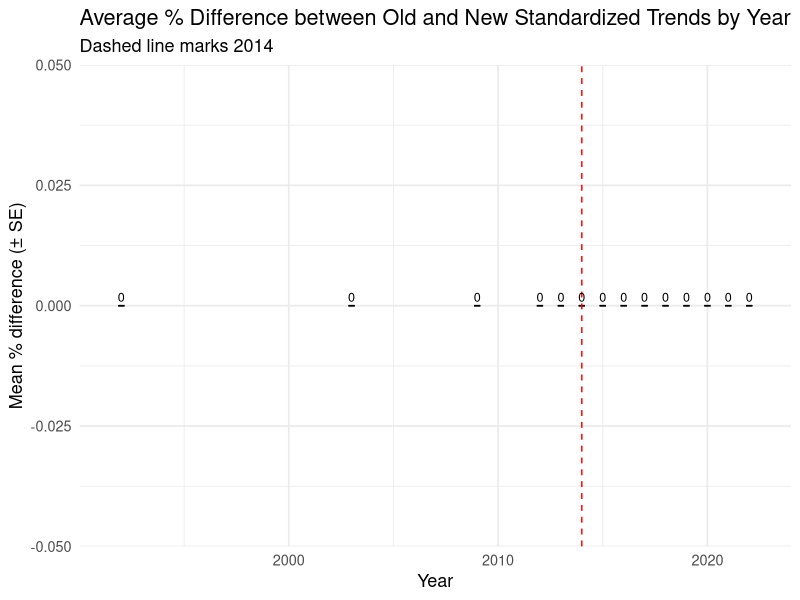
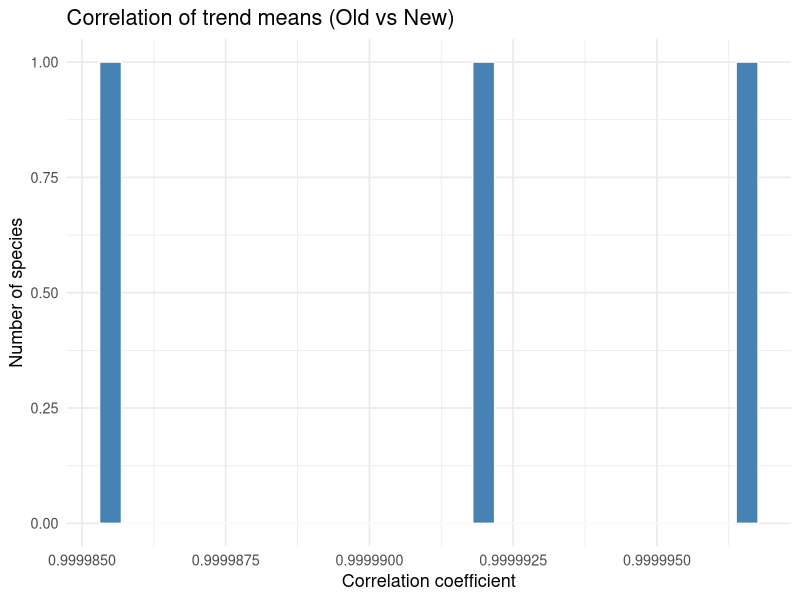
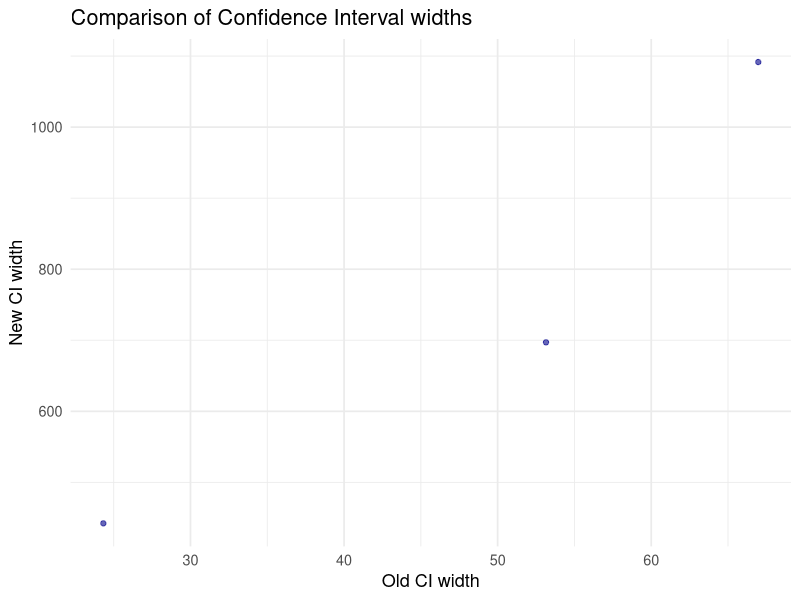
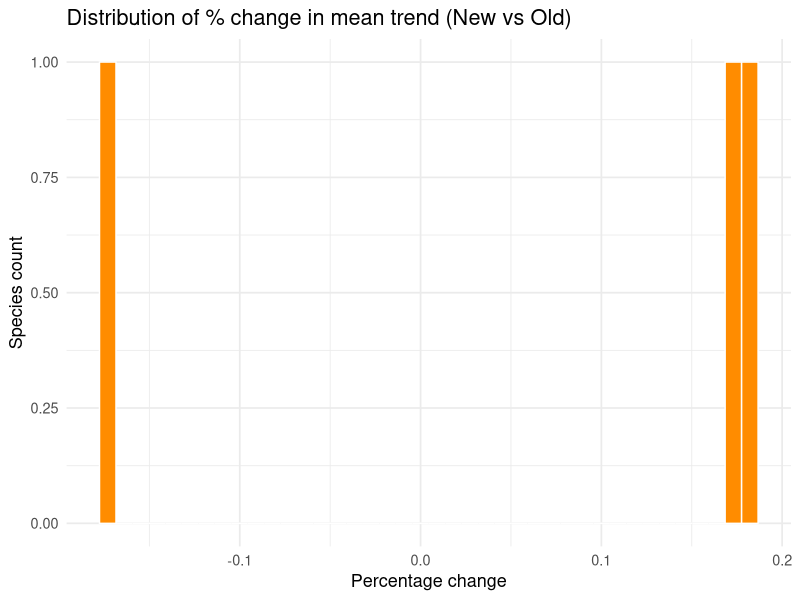
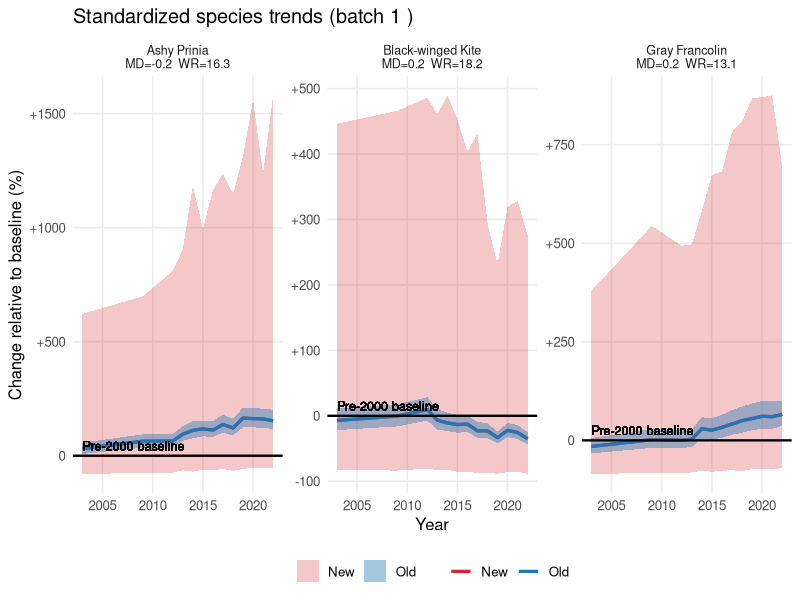

These figures' R source, in order:
# ==========================================================
# Compare OLD vs NEW population trend outputs (safe, full)
# ==========================================================

# Load libraries
library(dplyr)
library(tidyr)
library(ggplot2)
library(purrr)

# -----------------------------
# 1. Read and prepare the data
# -----------------------------
cols <- c(1, 2, 6, 7, 8, 9, 10, 11, 12, 13, 14)
colnames <- c("timegroups", "COMMON.NAME", "lci", "mean", "rci",
              "lci_std", "mean_std", "rci_std",
              "lci_std_recent", "mean_std_recent", "rci_std_recent")

old <- read.csv("01_analyses_full/results/trends_test_run.csv")[cols] # Change file name
new <- read.csv("01_analyses_full/results/trends_test_predinterval.csv")[cols] # Change file name


names(old) <- colnames
names(new) <- colnames

# -----------------------------
# 2. Combine datasets
# -----------------------------
combined <- old %>%
  rename(lci_old = lci, mean_old = mean, rci_old = rci,
         lci_std_old = lci_std, mean_std_old = mean_std, rci_std_old = rci_std,
         lci_std_recent_old = lci_std_recent, mean_std_recent_old = mean_std_recent, rci_std_recent_old = rci_std_recent) %>%
  inner_join(new %>%
               rename(lci_new = lci, mean_new = mean, rci_new = rci,
                      lci_std_new = lci_std, mean_std_new = mean_std, rci_std_new = rci_std,
                      lci_std_recent_new = lci_std_recent, mean_std_recent_new = mean_std_recent, rci_std_recent_new = rci_std_recent),
             by = c("COMMON.NAME", "timegroups")) %>%
  filter(!is.na(mean_old) & !is.na(mean_new))

# -----------------------------
# 3. Compute summary statistics (baseline-aware MD)
# -----------------------------
trend_summary <- combined %>%
  group_by(COMMON.NAME) %>%
  group_modify(~{
    df <- .x
    use_recent <- !any(df$timegroups == 1992)
    
    if (use_recent) {
      df <- df %>%
        mutate(
          mean_old_used = mean_std_recent_old,
          mean_new_used = mean_std_recent_new,
          lci_old_used  = lci_std_recent_old,
          lci_new_used  = lci_std_recent_new,
          rci_old_used  = rci_std_recent_old,
          rci_new_used  = rci_std_recent_new
        )
    } else {
      df <- df %>%
        mutate(
          mean_old_used = mean_std_old,
          mean_new_used = mean_std_new,
          lci_old_used  = lci_std_old,
          lci_new_used  = lci_std_new,
          rci_old_used  = rci_std_old,
          rci_new_used  = rci_std_new
        )
    }
    
    baseline <- 100
    dev_old <- abs(df$mean_old_used - baseline)
    dev_new <- abs(df$mean_new_used - baseline)
    mean_dev <- mean(dev_old + dev_new, na.rm = TRUE)
    
    tibble(
      n_points = nrow(df),
      mean_diff = mean_dev,
      mean_pct_diff = mean((df$mean_new_used - df$mean_old_used) / df$mean_old_used, na.rm = TRUE) * 100,
      corr_means = if (sum(!is.na(df$mean_old_used) & !is.na(df$mean_new_used)) > 1)
        cor(df$mean_old_used, df$mean_new_used, use = "complete.obs") else NA_real_,
      lci_range_diff = mean(df$lci_new_used - df$lci_old_used, na.rm = TRUE),
      rci_range_diff = mean(df$rci_new_used - df$rci_old_used, na.rm = TRUE),
      mean_width_old = mean(df$rci_old_used - df$lci_old_used, na.rm = TRUE),
      mean_width_new = mean(df$rci_new_used - df$lci_new_used, na.rm = TRUE),
      width_ratio = mean_width_new / mean_width_old
    )
  }) %>%
  ungroup() %>%
  mutate(width_ratio = ifelse(is.infinite(width_ratio) | is.na(width_ratio), NA, width_ratio))


write.csv(trend_summary, "01_analyses_full/results/trend_summary.csv")


# -----------------------------
# 4. Compute yearly differences (baseline-aware MD)
# -----------------------------
yearly_diff <- combined %>%
  mutate(
    mean_old_used = ifelse(!any(timegroups == 1992), mean_std_recent_old, mean_std_old),
    mean_new_used = ifelse(!any(timegroups == 1992), mean_std_recent_new, mean_std_new)
  ) %>%
  group_by(timegroups) %>%
  summarise(
    mean_abs_diff = mean(abs(mean_old_used - 100) + abs(mean_new_used - 100), na.rm = TRUE),
    
    # safe percentage difference: only compute where mean_old_used != 0
    mean_pct_diff = mean(
      ifelse(!is.na(mean_old_used) & mean_old_used != 0,
             (mean_new_used - mean_old_used) / mean_old_used,
             NA_real_), 
      na.rm = TRUE
    ) * 100,
    
    sd_pct_diff = sd(
      ifelse(!is.na(mean_old_used) & mean_old_used != 0,
             (mean_new_used - mean_old_used) / mean_old_used,
             NA_real_), 
      na.rm = TRUE
    ) * 100,
    
    n_species = sum(!is.na(mean_old_used) & !is.na(mean_new_used)),
    .groups = "drop"
  ) %>%
  mutate(
    se_pct_diff = ifelse(n_species > 0, sd_pct_diff / sqrt(n_species), NA)
  )

# Plot yearly mean % differences
p_yearly <- ggplot(yearly_diff, aes(x = timegroups, y = mean_pct_diff)) +
  geom_col(fill = "steelblue", alpha = 0.85) +
  geom_errorbar(aes(ymin = mean_pct_diff - se_pct_diff,
                    ymax = mean_pct_diff + se_pct_diff),
                width = 0.3, color = "black") +
  geom_vline(xintercept = 2014, linetype = "dashed", color = "red") +
  geom_text(aes(label = round(mean_pct_diff, 1)),
            vjust = -0.4, size = 3.2, color = "black") +
  labs(
    title = "Average % Difference between Old and New Standardized Trends by Year",
    subtitle = "Dashed line marks 2014",
    x = "Year",
    y = "Mean % difference (± SE)"
  ) +
  theme_minimal(base_size = 13)

ggsave("01_analyses_full/results/Yearly_Mean_Difference.jpg", plot = p_yearly, width = 12, height = 8, dpi = 300, bg = "white")

# -----------------------------
# 5. Other visualisations
# -----------------------------
# 5a. Correlation histogram
p_corr <- ggplot(trend_summary, aes(x = corr_means)) +
  geom_histogram(bins = 30, fill = "steelblue", color = "white") +
  labs(title = "Correlation of trend means (Old vs New)",
       x = "Correlation coefficient", y = "Number of species") +
  theme_minimal(base_size = 13)
ggsave("01_analyses_full/results/Correlation_of_Means.jpg", plot = p_corr, width = 12, height = 8, dpi = 300, bg = "white")

# 5b. CI width scatter
p_ci <- ggplot(trend_summary, aes(x = mean_width_old, y = mean_width_new)) +
  geom_point(alpha = 0.6, color = "darkblue") +
  geom_abline(slope = 1, intercept = 0, color = "red", linetype = "dashed") +
  labs(title = "Comparison of Confidence Interval widths",
       x = "Old CI width", y = "New CI width") +
  theme_minimal(base_size = 13)
ggsave("01_analyses_full/results/CI_Width_Scatter.jpg", plot = p_ci, width = 12, height = 8, dpi = 300, bg = "white")

# 5c. Distribution of % mean change
p_pct <- ggplot(trend_summary, aes(x = mean_pct_diff)) +
  geom_histogram(bins = 40, fill = "darkorange", color = "white") +
  labs(title = "Distribution of % change in mean trend (New vs Old)",
       x = "Percentage change", y = "Species count") +
  theme_minimal(base_size = 13)
ggsave("01_analyses_full/results/Distribution_Percent_Mean_Change.jpg", plot = p_pct, width = 12, height = 8, dpi = 300, bg = "white")

# -----------------------------
# 6. Top species with biggest changes
# -----------------------------
top_changes <- trend_summary %>%
  arrange(desc(abs(mean_pct_diff))) %>%
  slice_head(n = 10)
write.csv(top_changes, "01_analyses_full/results/top_changes.csv")

# -----------------------------
# 7. Bottom species with least changes
# -----------------------------
bottom_changes <- trend_summary %>%
  arrange(desc(abs(mean_pct_diff))) %>%
  slice_tail(n = 10)

# -----------------------------
# 8. Prepare batches for 5x5 plots
# -----------------------------
trend_summary <- trend_summary %>%
  arrange(desc(abs(mean_pct_diff)))

species_batches <- split(trend_summary$COMMON.NAME,
                         ceiling(seq_along(trend_summary$COMMON.NAME) / 25))




library(dplyr)
library(ggplot2)
library(tidyr)

i <- 1
  species_set <- species_batches[[i]]
  
  label_data <- trend_summary %>%
    filter(COMMON.NAME %in% species_set) %>%
    dplyr::select(COMMON.NAME, mean_pct_diff, width_ratio)
  
  plot_data_list <- lapply(species_set, function(sp) {
    sp_data <- combined %>% filter(COMMON.NAME == sp)
    
    # --- choose baseline variant
    use_recent <- !any(sp_data$timegroups == 1992)
    if (use_recent) {
      sp_data <- sp_data %>%
        mutate(
          mean_std_old = mean_std_recent_old,
          mean_std_new = mean_std_recent_new,
          lci_std_old  = lci_std_recent_old,
          rci_std_old  = rci_std_recent_old,
          lci_std_new  = lci_std_recent_new,
          rci_std_new  = rci_std_recent_new,
          baseline_year = 2015,
          baseline_label = "2015 baseline"
        )
    } else {
      sp_data <- sp_data %>%
        mutate(
          baseline_year = 1992,
          baseline_label = "Pre-2000 baseline"
        )
    }
    
    # --- baseline value = mean trend at baseline year
    base_val <- sp_data %>%
      filter(timegroups == baseline_year) %>%
      summarise(val = mean(mean_std_new, na.rm = TRUE)) %>%
      pull(val)
    if (length(base_val) == 0 || is.na(base_val)) base_val <- 0
    
    # --- normalize relative to baseline
    sp_data <- sp_data %>%
      mutate(
        baseline_value = base_val,
        mean_std_old = mean_std_old - base_val,
        mean_std_new = mean_std_new - base_val,
        lci_std_old  = lci_std_old  - base_val,
        rci_std_old  = rci_std_old  - base_val,
        lci_std_new  = lci_std_new  - base_val,
        rci_std_new  = rci_std_new  - base_val
      )
    
    # --- compute y-axis range from widest CI
    y_min <- min(c(sp_data$lci_std_old, sp_data$lci_std_new), na.rm = TRUE)
    y_max <- max(c(sp_data$rci_std_old, sp_data$rci_std_new), na.rm = TRUE)
    span  <- y_max - y_min
    if (!is.finite(span) || span == 0) span <- 1
    pad <- span * 0.1
    sp_data <- sp_data %>%
      mutate(y_min = y_min - pad, y_max = y_max + pad)
    
    sp_data
  })
  
  plot_data <- bind_rows(plot_data_list) %>%
    left_join(label_data, by = "COMMON.NAME") %>%
    mutate(label = paste0(COMMON.NAME,
                          "\nMD=", round(mean_pct_diff, 1),
                          "  WR=", round(width_ratio, 1))) %>%
    group_by(COMMON.NAME) %>%
    filter(timegroups > unique(baseline_year)) %>%
    ungroup() %>%
    dplyr::select(COMMON.NAME, timegroups, baseline_value, baseline_label,
           label, mean_std_old, mean_std_new,
           lci_std_old, lci_std_new, rci_std_old, rci_std_new)
  
  # --- Compare trends using new methods from a single run and a rerun ----
  p <- ggplot(plot_data, aes(x = timegroups)) +
    geom_ribbon(aes(ymin = lci_std_new, ymax = rci_std_new, fill = "New"), alpha = 0.25) +
    geom_ribbon(aes(ymin = lci_std_old, ymax = rci_std_old, fill = "Old"), alpha = 0.4) +
    geom_line(aes(y = mean_std_new, color = "New"), size = 1.1) +
    geom_line(aes(y = mean_std_old, color = "Old"), size = 1.1) +
    geom_hline(yintercept = 0, color = "black", linetype = "solid", linewidth = 0.8) +
    geom_text(aes(x = min(timegroups, na.rm = TRUE), y = 0, label = baseline_label),
              hjust = 0, vjust = -0.5, size = 3.2, color = "black") +
    facet_wrap(~ label, scales = "free_y", ncol = 5) +
    labs(
      title = paste("Standardized species trends (batch", i, ")"),
      x = "Year",
      y = "Change relative to baseline (%)"
    ) +
    scale_color_manual(
      name = "Trend Type",
      values = c("Old" = "#1f77b4", "New" = "#d62728")
    ) +
    scale_fill_manual(
      name = "Trend Type (CI)",
      values = c("Old" = "#1f77b4", "New" = "#d62728")
    ) +
    # --- Y-axis signed labels (+/-)
    scale_y_continuous(
      labels = function(x) ifelse(x > 0, paste0("+", round(x, 0)), round(x, 0))
    ) +
    theme_minimal(base_size = 12) +
    theme(
      legend.position = "bottom",
      legend.title = element_blank(),
      strip.text = element_text(size = 9),
      panel.grid.minor = element_blank()
    )
  
  ggsave(
    filename = "01_analyses_full/results/species_trends_test_predinterval.jpg",
    plot = p, width = 20, height = 10, dpi = 300, bg = "white"
  )


  
